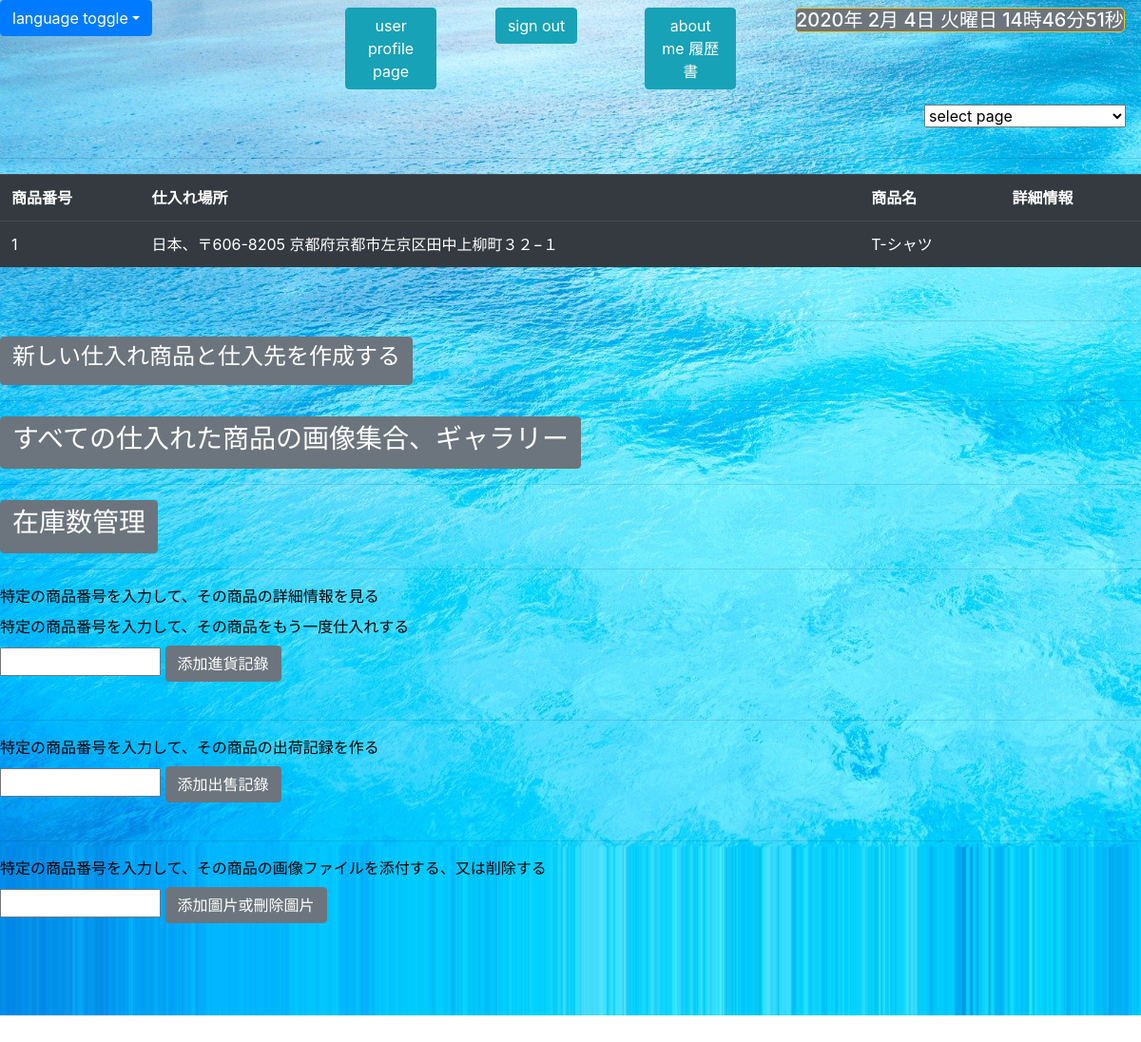
Page /html_showallproduct_template.php (signed in) on the committed database.
### tables this page shows
CREATE TABLE `product` (
  `user_id` int(11) NOT NULL,
  `product_id` int(11) NOT NULL AUTO_INCREMENT,
  `buy_place` varchar(255) NOT NULL,
  `product_info` varchar(255) NOT NULL,
  `product_detail` varchar(255) DEFAULT NULL,
  `latitude` varchar(20) DEFAULT NULL,
  `longitude` varchar(20) DEFAULT NULL,
  PRIMARY KEY (`product_id`),
  KEY `FK_index` (`user_id`),
  CONSTRAINT `FK_index` FOREIGN KEY (`user_id`) REFERENCES `user` (`user_id`) ON DELETE CASCADE
);

### login.php (the view, shortened to what this page needs)
<?php
    function fetch_product_table($conn,$user_id,$offset='', $order='asc',$show_col_num='20'){
        $query ='select product_id,buy_place,product_info,  product_detail from product
        where user_id = '.$user_id
        .' order by product_id '.$order
        .' limit '.$offset.$show_col_num;
        $stmt=$conn->prepare($query);
        $stmt->execute();
        $result_stmt=$stmt->get_result();
        $product_table=array();
        while($row=$result_stmt->fetch_assoc()){
        $product_table[]=$row;
        }
        echo "
            <table class='table table-dark'>
                <tr>
                    <th scope='col'>
                        <span id='echo106'>商品番号</span>
                    </ th>
                    <th scope='col'>
                        <span id='echo107'>仕入れ場所</span>
                    </th>
                    <th scope='col'>
                        <span  id='echo108'>商品名</span>
                    </th>
                    <th scope='col'>
                        <span id='echo109'>詳細情報</span>
                    </th>
                </tr>
            ";
        foreach($product_table as $key0 => $subarray1){
            echo "
                <tr>
            ";
            foreach($subarray1 as $key1 => $value1){
                echo "<td scope='row'>".$value1."</td>";
            }
            echo "
                </tr>
            ";
        }
        echo "
            </table>
        ";
    }
?>

### rows in the picture
product: product_id "1", buy_place "日本、〒606-8205 京都府京都市左京区田中上柳町３２−１", product_info "T-シャツ"
